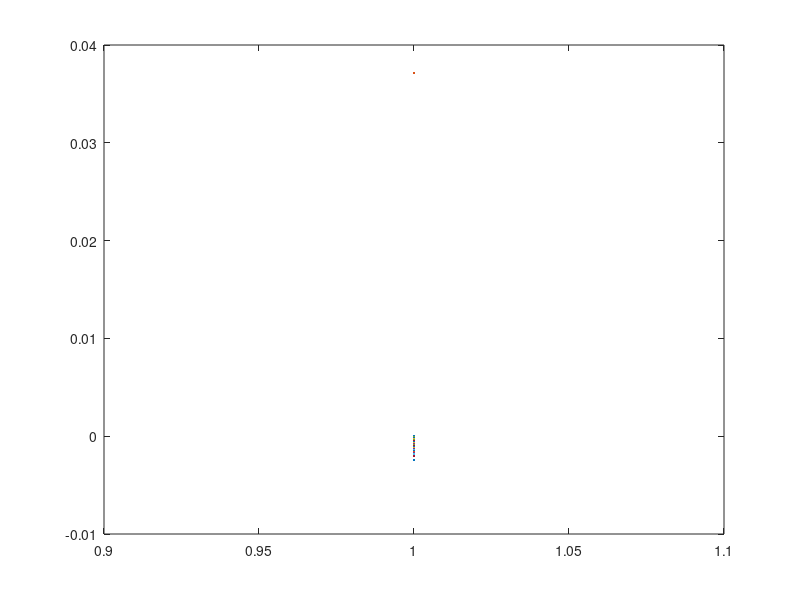

This chart was generated by the following MATLAB code:
% Tiefpass - Bandpass 
% NT


fc=0.1;
t=[0:0.01:10];
x= @(t) sin(2*pi*fc*t);

x1=x(t);
plot(t,x1)

%%%%%%%%%%%%%%%%%%%%%%%%%%%%%%%%%%%%%%%%%%%%%%%%%%%%%%%%%%%%%%%%%%%%%%%%%%%
% ------ FFT-Analyse der modulierten Bitfolgen

%FFT-Parameter festlegen
L = length(t);
% Ts = simoutTime.signals.values(2)-simoutTime.signals.values(1);
% Fs = 1/Ts;
window = blackman(L);
NFFT = 2^nextpow2(L);
%f = Fs/2*linspace(-1,1,NFFT);
% 
% % GMSK-Signal
 X = fft(x1,NFFT)/L;
 
 f=[1:1:size(X)];
 plot(f,X)
% Y_Gmsk = Y_Gmsk/max(abs(Y_Gmsk)); % Normierung
% Y_Gmsk_dB = 10*log10(abs([Y_Gmsk(end/2:end);Y_Gmsk(1:end/2-1)]).^2);
